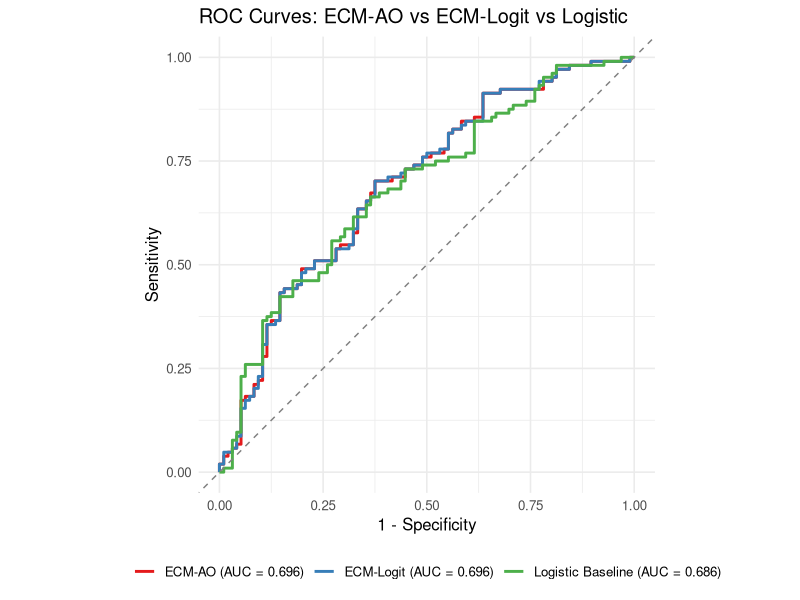

Here is the R script that generated this plot:
set.seed(2025)
suppressPackageStartupMessages({
  library(mvtnorm)
  library(stats)
  library(pROC)
  library(ggplot2)
  library(dplyr)
})

## =========================
## 0) Preparation: Data generation + MAR missingness
## =========================

# ---- Parameters ----
n  <- 200   # sample size
d  <- 2     # dimension
pi <- c(0.5, 0.5)  # mixing proportions

# ========== Multivariate (independent) Laplace parameters ==========
# 每个类在两个维度上独立 Laplace：loc=(mu1, mu2), scale=(b1, b2)
lap1 <- list(loc = c(-1, 0), scale = c(1.0, 0.8))  # Component 1
lap2 <- list(loc = c( 1, 0), scale = c(1.0, 0.8))  # Component 2

# ---- Univariate Laplace: density & sampler ----
dlaplace1 <- function(x, loc = 0, scale = 1, log = FALSE) {
  z <- -abs(x - loc) / scale - log(2*scale)
  if (log) z else exp(z)
}
# 生成 n 个一维 Laplace：loc + scale * (E1 - E2)，E1,E2~Exp(1)
rlaplace1 <- function(n, loc = 0, scale = 1) {
  loc + scale * (rexp(n, 1) - rexp(n, 1))
}

# ---- 2D Laplace（独立维度）：密度与采样 ----
# 密度为两维独立 Laplace 密度的乘积
dlaplace2_prod <- function(y, loc, scale, log = FALSE) {
  l1 <- dlaplace1(y[1], loc[1], scale[1], log = TRUE)
  l2 <- dlaplace1(y[2], loc[2], scale[2], log = TRUE)
  if (log) (l1 + l2) else exp(l1 + l2)
}
# 采样：各维独立
rlaplace2_prod <- function(n, loc, scale) {
  cbind(
    rlaplace1(n, loc[1], scale[1]),
    rlaplace1(n, loc[2], scale[2])
  )
}

# ---- Posterior probability under the true Laplace mixture ----
posterior_prob <- function(y, pi, lap1, lap2) {
  dens1 <- dlaplace2_prod(y, lap1$loc, lap1$scale, log = FALSE)
  dens2 <- dlaplace2_prod(y, lap2$loc, lap2$scale, log = FALSE)
  f1 <- dens1 * pi[1]
  f2 <- dens2 * pi[2]
  f1 / (f1 + f2)
}

# ---- Margin confidence function (based on true Laplace posterior) ----
margin_conf <- function(y) {
  tau1 <- posterior_prob(y, pi, lap1, lap2)
  abs(2*tau1 - 1)
}

# ---- Generate data with margin confidence in [0, 0.6] (hard set) ----
sample_data <- function(n, pi, lap1, lap2) {
  out <- matrix(NA, nrow = 0, ncol = 3)
  while (nrow(out) < n) {
    z <- sample(1:2, 1, prob = pi)
    if (z == 1) {
      y <- rlaplace2_prod(1, lap1$loc, lap1$scale)
    } else {
      y <- rlaplace2_prod(1, lap2$loc, lap2$scale)
    }
    mc <- margin_conf(c(y[1], y[2]))
    if (mc >= 0 && mc <= 0.6) {
      out <- rbind(out, c(y, z))
    }
  }
  colnames(out) <- c("x1", "x2", "label")
  as.data.frame(out)
}

# Generate the data
data <- sample_data(n, pi, lap1, lap2)

# ---- Add margin confidence to data ----
data$mc <- apply(data[, c("x1","x2")], 1, margin_conf)

# ---- Aranda–Ordaz missingness (asymmetric form) ----
ao_inv <- function(eta, lambda) {
  q <- 1 - (1 + lambda * exp(eta))^(-1/lambda)
  pmin(pmax(q, 1e-12), 1 - 1e-12)
}
q_aranda_ordaz <- function(delta2, alpha0, alpha1, lambda) {
  ao_inv(alpha0 + alpha1 * delta2, lambda)
}
calibrate_alpha0 <- function(delta2, alpha1, lambda, target) {
  f <- function(a0) mean(q_aranda_ordaz(delta2, a0, alpha1, lambda)) - target
  uniroot(f, c(-50, 50))$root
}

delta2 <- data$mc^2
lambda0 <- 2
alpha1_0 <- -6
target_missing <- 0.7
alpha0_0 <- calibrate_alpha0(delta2, alpha1_0, lambda0, target_missing)
q_miss <- q_aranda_ordaz(delta2, alpha0_0, alpha1_0, lambda0)

# ---- Store true labels & apply missingness ----
data$label_true    <- as.integer(data$label)
data$label_missing <- rbinom(nrow(data), 1, q_miss)
data$q_miss        <- q_miss
data$label[data$label_missing == 1] <- NA_integer_

## =========================
## 1) Building blocks for ECM (still assuming Gaussian mixture)
## =========================

# Vectorized MVN density (for Gaussian mixture calculations in ECM algorithm)
dmvprod <- function(Y, mu, Sigma) mvtnorm::dmvnorm(Y, mean = mu, sigma = Sigma)

# Responsibilities and margin delta (K = 2)
compute_tau_delta <- function(Y, pis, mus, Sigmas) {
  f1 <- dmvprod(Y, mus[[1]], Sigmas[[1]]) * pis[1]
  f2 <- dmvprod(Y, mus[[2]], Sigmas[[2]]) * pis[2]
  denom <- pmax(f1 + f2, 1e-300)
  tau1 <- f1 / denom
  tau2 <- f2 / denom
  delta <- abs(2*tau1 - 1)
  list(tau = cbind(tau1, tau2), delta = delta)
}

# Incomplete-data log-likelihood for mixture
ig_loglik <- function(Y, pis, mus, Sigmas, z_obs) {
  f1 <- dmvprod(Y, mus[[1]], Sigmas[[1]]) * pis[1]
  f2 <- dmvprod(Y, mus[[2]], Sigmas[[2]]) * pis[2]
  ll <- numeric(nrow(Y))
  obs_id <- which(!is.na(z_obs))
  mis_id <- which(is.na(z_obs))
  if (length(obs_id) > 0) {
    k1 <- which(z_obs[obs_id] == 1)
    k2 <- which(z_obs[obs_id] == 2)
    if (length(k1) > 0) ll[obs_id[k1]] <- log(pmax(f1[obs_id[k1]], 1e-300))
    if (length(k2) > 0) ll[obs_id[k2]] <- log(pmax(f2[obs_id[k2]], 1e-300))
  }
  if (length(mis_id) > 0) {
    ll[mis_id] <- log(pmax(f1[mis_id] + f2[mis_id], 1e-300))
  }
  sum(ll)
}

# Missing-mechanism negative log-likelihood for alpha (given lambda, delta2) -- AO link
miss_negloglik_alpha <- function(par_alpha, delta2, m, lambda) {
  q <- ao_inv(par_alpha[1] + par_alpha[2]*delta2, lambda)
  -sum((1-m)*log(1-q) + m*log(q))
}

## ---- pack/unpack theta (unconstrained) for strict CM1 ----
pack_theta <- function(pis, mus, Sigmas) {
  d <- length(mus[[1]])
  s <- qlogis(pis[1])  # pis[2] = 1 - pis[1]
  L1 <- chol(Sigmas[[1]])
  L2 <- chol(Sigmas[[2]])
  L1v <- c(L1[lower.tri(L1, diag=TRUE)])
  L2v <- c(L2[lower.tri(L2, diag=TRUE)])
  log_diag <- function(Lv){
    idx <- cumsum(1:d); Lv[idx] <- log(Lv[idx]); Lv
  }
  L1v <- log_diag(L1v); L2v <- log_diag(L2v)
  c(s, mus[[1]], mus[[2]], L1v, L2v)
}
unpack_theta <- function(theta_vec, d) {
  s <- theta_vec[1]; off <- 2
  mu1 <- theta_vec[off:(off+d-1)]; off <- off + d
  mu2 <- theta_vec[off:(off+d-1)]; off <- off + d
  Llen <- d*(d+1)/2
  L1v <- theta_vec[off:(off+Llen-1)]; off <- off + Llen
  L2v <- theta_vec[off:(off+Llen-1)]
  toL <- function(Lv){
    L <- matrix(0,d,d); L[lower.tri(L, diag=TRUE)] <- Lv
    for(i in 1:d) L[i,i] <- exp(L[i,i]); L
  }
  L1 <- toL(L1v); L2 <- toL(L2v)
  S1 <- L1 %*% t(L1); S2 <- L2 %*% t(L2)
  pi1 <- plogis(s); pis <- c(pi1, 1 - pi1)
  list(pis=pis, mus=list(mu1,mu2), Sigmas=list(S1,S2))
}

# Joint objective (strict CM1): -(ig_loglik + ll_miss) w.r.t theta (AO link)
joint_negloglik_theta <- function(theta_vec, Y, z_obs, m, alpha0, alpha1, lambda) {
  d <- ncol(Y)
  pars <- unpack_theta(theta_vec, d)
  comp <- compute_tau_delta(Y, pars$pis, pars$mus, pars$Sigmas)
  tau <- comp$tau; delta <- comp$delta
  if (any(m == 0L)) {
    tau[cbind(which(m==0L), z_obs[m==0L])] <- 1
    tau[cbind(which(m==0L), 3 - z_obs[m==0L])] <- 0
  }
  ll_ig <- ig_loglik(Y, pars$pis, pars$mus, pars$Sigmas, z_obs)
  q_now <- ao_inv(alpha0 + alpha1*(delta^2), lambda)
  ll_miss <- sum((1 - m)*log(1 - q_now) + m*log(q_now))
  -(ll_ig + ll_miss)
}

## =========================
## 2) ECM with strict CM1 + lambda estimation (AO link)
## =========================
ECM_GMM_MAR <- function(Y, z_obs, lambda_init = 0.5, estimate_lambda = TRUE,
                        max_iter = 200, tol = 1e-6, ridge = 1e-6, verbose = TRUE) {
  n <- nrow(Y); d <- ncol(Y); K <- 2
  stopifnot(K == 2)
  m <- ifelse(is.na(z_obs), 1L, 0L)  # missing indicator
  
  # init theta via kmeans
  km <- kmeans(Y, centers = K, nstart = 10)
  pis <- as.numeric(table(km$cluster) / n)
  mus <- list(colMeans(Y[km$cluster==1, , drop=FALSE]),
              colMeans(Y[km$cluster==2, , drop=FALSE]))
  Sigmas <- list(cov(Y[km$cluster==1, , drop=FALSE]) + diag(ridge, d),
                 cov(Y[km$cluster==2, , drop=FALSE]) + diag(ridge, d))
  
  # init missingness params
  lambda <- lambda_init
  comp0 <- compute_tau_delta(Y, pis, mus, Sigmas)
  delta2 <- comp0$delta^2
  alpha1 <- -4
  target <- mean(m)
  cal_fn <- function(a0) mean(ao_inv(a0 + alpha1*delta2, lambda)) - target
  alpha0 <- tryCatch(uniroot(cal_fn, c(-50,50))$root, error=function(e) 0)
  
  loglik_trace <- numeric(max_iter)
  for (t in 1:max_iter) {
    # E-step
    comp <- compute_tau_delta(Y, pis, mus, Sigmas)
    tau <- comp$tau; delta <- comp$delta; delta2 <- delta^2
    if (any(m == 0L)) {
      tau[cbind(which(m==0L), z_obs[m==0L])] <- 1
      tau[cbind(which(m==0L), 3 - z_obs[m==0L])] <- 0
    }
    # CM1: strict joint update of mixture theta
    theta0 <- pack_theta(pis, mus, Sigmas)
    opt_theta <- optim(
      par = theta0,
      fn = joint_negloglik_theta, Y = Y, z_obs = z_obs, m = m,
      alpha0 = alpha0, alpha1 = alpha1, lambda = lambda,
      method = "BFGS", control = list(maxit = 300, reltol = 1e-7)
    )
    pars_upd <- unpack_theta(opt_theta$par, d)
    pis <- pars_upd$pis; mus <- pars_upd$mus; Sigmas <- pars_upd$Sigmas
    
    # CM2: update (alpha, lambda)
    comp <- compute_tau_delta(Y, pis, mus, Sigmas)
    delta2 <- comp$delta^2
    opt_alpha <- optim(par = c(alpha0, alpha1),
                       fn = miss_negloglik_alpha,
                       delta2 = delta2, m = m, lambda = lambda,
                       method = "BFGS", control = list(maxit = 300))
    alpha0_new <- opt_alpha$par[1]; alpha1_new <- opt_alpha$par[2]
    if (estimate_lambda) {
      prof_fn_t <- function(tval) {
        lmb <- exp(tval)
        op <- optim(c(alpha0_new, alpha1_new), miss_negloglik_alpha,
                    delta2 = delta2, m = m, lambda = lmb,
                    method = "BFGS", control = list(maxit = 300))
        op$value
      }
      grid_t <- seq(log(0.05), log(8), length.out = 31)
      vals <- sapply(grid_t, prof_fn_t)
      t0 <- grid_t[which.min(vals)]
      opt_t <- optimize(prof_fn_t, c(t0 - 1, t0 + 1))
      lambda <- exp(opt_t$minimum)
      opt_alpha <- optim(par = c(alpha0_new, alpha1_new),
                         fn = miss_negloglik_alpha,
                         delta2 = delta2, m = m, lambda = lambda,
                         method = "BFGS", control = list(maxit = 300))
      alpha0_new <- opt_alpha$par[1]; alpha1_new <- opt_alpha$par[2]
    }
    alpha0 <- alpha0_new; alpha1 <- alpha1_new
    
    # loglik trace
    ll_ig <- ig_loglik(Y, pis, mus, Sigmas, z_obs)
    q_now <- ao_inv(alpha0 + alpha1*delta2, lambda)
    ll_miss <- sum((1-m)*log(1 - q_now) + m*log(q_now))
    loglik_trace[t] <- ll_ig + ll_miss
    
    if (verbose && (t %% 5 == 0)) {
      message(sprintf("AO Iter %d | loglik=%.4f | lambda=%.4f | alpha=(%.4f, %.4f) | pi=(%.3f, %.3f)",
                      t, loglik_trace[t], lambda, alpha0, alpha1, pis[1], pis[2]))
    }
    if (t > 1 && abs(loglik_trace[t] - loglik_trace[t-1]) < tol) {
      loglik_trace <- loglik_trace[1:t]; break
    }
  }
  comp <- compute_tau_delta(Y, pis, mus, Sigmas)
  tau <- comp$tau; delta <- comp$delta
  z_impute <- apply(tau, 1, which.max)
  list(pis=pis, mus=mus, Sigmas=Sigmas,
       alpha=c(alpha0=alpha0, alpha1=alpha1),
       lambda=lambda, tau=tau, delta=delta,
       z_impute=z_impute, loglik=loglik_trace)
}

## =========================
## 2b) ECM with strict CM1 (Logit link for missingness)
## =========================

logistic_inv <- function(eta) {
  q <- 1/(1 + exp(-eta))
  pmin(pmax(q, 1e-12), 1 - 1e-12)
}
miss_negloglik_alpha_logit <- function(par_alpha, delta2, m) {
  q <- logistic_inv(par_alpha[1] + par_alpha[2]*delta2)
  -sum((1-m)*log(1-q) + m*log(q))
}
joint_negloglik_theta_logit <- function(theta_vec, Y, z_obs, m, alpha0, alpha1) {
  d <- ncol(Y)
  pars <- unpack_theta(theta_vec, d)
  comp <- compute_tau_delta(Y, pars$pis, pars$mus, pars$Sigmas)
  tau <- comp$tau; delta <- comp$delta
  if (any(m == 0L)) {
    tau[cbind(which(m==0L), z_obs[m==0L])] <- 1
    tau[cbind(which(m==0L), 3 - z_obs[m==0L])] <- 0
  }
  ll_ig <- ig_loglik(Y, pars$pis, pars$mus, pars$Sigmas, z_obs)
  q_now <- logistic_inv(alpha0 + alpha1*(delta^2))
  ll_miss <- sum((1 - m)*log(1 - q_now) + m*log(q_now))
  -(ll_ig + ll_miss)
}
ECM_GMM_MAR_LOGIT <- function(Y, z_obs,
                              max_iter = 200, tol = 1e-6, ridge = 1e-6, verbose = TRUE) {
  n <- nrow(Y); d <- ncol(Y); K <- 2
  stopifnot(K == 2)
  m <- ifelse(is.na(z_obs), 1L, 0L)
  km <- kmeans(Y, centers = K, nstart = 10)
  pis <- as.numeric(table(km$cluster)/n)
  mus <- list(colMeans(Y[km$cluster==1, , drop=FALSE]),
              colMeans(Y[km$cluster==2, , drop=FALSE]))
  Sigmas <- list(cov(Y[km$cluster==1, , drop=FALSE]) + diag(ridge, d),
                 cov(Y[km$cluster==2, , drop=FALSE]) + diag(ridge, d))
  comp0 <- compute_tau_delta(Y, pis, mus, Sigmas)
  delta2 <- comp0$delta^2
  alpha1 <- -4
  target <- mean(m)
  cal_fn <- function(a0) mean(logistic_inv(a0 + alpha1*delta2)) - target
  alpha0 <- tryCatch(uniroot(cal_fn, c(-50,50))$root, error=function(e) 0)
  loglik_trace <- numeric(max_iter)
  for (t in 1:max_iter) {
    comp <- compute_tau_delta(Y, pis, mus, Sigmas)
    tau <- comp$tau; delta <- comp$delta; delta2 <- delta^2
    if (any(m == 0L)) {
      tau[cbind(which(m==0L), z_obs[m==0L])] <- 1
      tau[cbind(which(m==0L), 3 - z_obs[m==0L])] <- 0
    }
    theta0 <- pack_theta(pis, mus, Sigmas)
    opt_theta <- optim(
      par = theta0,
      fn = joint_negloglik_theta_logit,
      Y = Y, z_obs = z_obs, m = m,
      alpha0 = alpha0, alpha1 = alpha1,
      method = "BFGS", control = list(maxit = 300, reltol = 1e-7)
    )
    pars_upd <- unpack_theta(opt_theta$par, d)
    pis <- pars_upd$pis; mus <- pars_upd$mus; Sigmas <- pars_upd$Sigmas
    comp <- compute_tau_delta(Y, pis, mus, Sigmas)
    delta2 <- comp$delta^2
    opt_alpha <- optim(par = c(alpha0, alpha1),
                       fn = miss_negloglik_alpha_logit,
                       delta2 = delta2, m = m,
                       method = "BFGS", control = list(maxit = 300))
    alpha0 <- opt_alpha$par[1]; alpha1 <- opt_alpha$par[2]
    ll_ig <- ig_loglik(Y, pis, mus, Sigmas, z_obs)
    q_now <- logistic_inv(alpha0 + alpha1*delta2)
    ll_miss <- sum((1-m)*log(1 - q_now) + m*log(q_now))
    loglik_trace[t] <- ll_ig + ll_miss
    if (verbose && (t %% 5 == 0)) {
      message(sprintf("LOGIT Iter %d | loglik=%.4f | alpha=(%.4f, %.4f) | pi=(%.3f, %.3f)",
                      t, loglik_trace[t], alpha0, alpha1, pis[1], pis[2]))
    }
    if (t > 1 && abs(loglik_trace[t] - loglik_trace[t-1]) < tol) {
      loglik_trace <- loglik_trace[1:t]; break
    }
  }
  comp <- compute_tau_delta(Y, pis, mus, Sigmas)
  tau <- comp$tau; delta <- comp$delta
  z_impute <- apply(tau, 1, which.max)
  list(pis=pis, mus=mus, Sigmas=Sigmas,
       alpha=c(alpha0=alpha0, alpha1=alpha1),
       tau=tau, delta=delta, z_impute=z_impute, loglik=loglik_trace)
}

## =========================
## 3) Run ECMs and evaluate
## =========================
Y <- as.matrix(data[, c("x1","x2")])
z_obs <- data$label
z_true <- data$label_true
y_true01 <- as.integer(z_true == 1)

# ---- ECM (AO link) ----
fit <- ECM_GMM_MAR(Y, z_obs, lambda_init = 0.5, estimate_lambda = TRUE,
                   max_iter = 500, tol = 1e-6, verbose = FALSE)
p_hat_ecm <- fit$tau[,1]
roc_ecm <- roc(response = y_true01, predictor = p_hat_ecm, quiet = TRUE)
auc_ecm <- as.numeric(auc(roc_ecm))

metrics_at_thr <- function(p_hat, y_true01, thr) {
  y_pred01 <- as.integer(p_hat >= thr)
  TP <- sum(y_pred01==1 & y_true01==1)
  TN <- sum(y_pred01==0 & y_true01==0)
  FP <- sum(y_pred01==1 & y_true01==0)
  FN <- sum(y_pred01==0 & y_true01==1)
  ACC <- (TP + TN) / length(y_true01)
  Precision <- ifelse((TP+FP)>0, TP/(TP+FP), NA)
  Recall <- ifelse((TP+FN)>0, TP/(TP+FN), NA)
  F1 <- ifelse(is.na(Precision)|is.na(Recall)|(Precision+Recall)==0,
               NA, 2*Precision*Recall/(Precision+Recall))
  list(ACC=ACC, Precision=Precision, Recall=Recall, F1=F1,
       CM = matrix(c(TN, FP, FN, TP), nrow=2, byrow=TRUE,
                   dimnames=list('True'=c('Class0','Class1'),
                                 'Pred'=c('Class0','Class1'))))
}
thr_fixed <- 0.5
thr_best_ecm <- as.numeric(coords(roc_ecm, "best", best.method = "youden", ret = "threshold"))
m_fix_ecm  <- metrics_at_thr(p_hat_ecm, y_true01, thr_fixed)
m_best_ecm <- metrics_at_thr(p_hat_ecm, y_true01, thr_best_ecm)

eps <- 1e-12
LogLoss_ecm <- -mean( y_true01*log(pmin(p_hat_ecm,1-eps)) + (1-y_true01)*log(pmin(1-p_hat_ecm,1-eps)) )
Brier_ecm   <- mean( (p_hat_ecm - y_true01)^2 )

cat("==== ECM (STRICT, AO missingness) Evaluation ====\n")
cat(sprintf("AUC : %.4f\n", auc_ecm))
cat(sprintf("LogLoss : %.4f\n", LogLoss_ecm))
cat(sprintf("Brier : %.4f\n\n", Brier_ecm))
cat(sprintf("[Threshold = %.2f] ACC=%.4f Precision=%.4f Recall=%.4f F1=%.4f\n",
            thr_fixed, m_fix_ecm$ACC, m_fix_ecm$Precision, m_fix_ecm$Recall, m_fix_ecm$F1))
print(m_fix_ecm$CM)
cat(sprintf("\n[Youden best = %.3f] ACC=%.4f Precision=%.4f Recall=%.4f F1=%.4f\n",
            thr_best_ecm, m_best_ecm$ACC, m_best_ecm$Precision, m_best_ecm$Recall, m_best_ecm$F1))
print(m_best_ecm$CM)

cat("\n===== Fitted mixture params (STRICT AO) =====\n")
cat("pi: ", paste(round(fit$pis,4), collapse=", "), "\n")
cat("mu1:", paste(round(fit$mus[[1]],4), collapse=", "), "\n")
cat("mu2:", paste(round(fit$mus[[2]],4), collapse=", "), "\n")
cat("alpha0, alpha1:", paste(round(fit$alpha,4), collapse=", "), "\n")
cat("lambda:", round(fit$lambda,4), "\n")

# ---- ECM (Logit link) ----
fit_logit <- ECM_GMM_MAR_LOGIT(Y, z_obs, max_iter = 500, tol = 1e-6, verbose = FALSE)
p_hat_ecm_logit <- fit_logit$tau[,1]
roc_ecm_logit <- roc(response = y_true01, predictor = p_hat_ecm_logit, quiet = TRUE)
auc_ecm_logit <- as.numeric(auc(roc_ecm_logit))
thr_best_ecm_logit <- as.numeric(coords(roc_ecm_logit, "best", best.method = "youden", ret = "threshold"))
m_fix_ecm_logit  <- metrics_at_thr(p_hat_ecm_logit, y_true01, thr_fixed)
m_best_ecm_logit <- metrics_at_thr(p_hat_ecm_logit, y_true01, thr_best_ecm_logit)

LogLoss_ecm_logit <- -mean( y_true01*log(pmin(p_hat_ecm_logit,1-eps)) + (1-y_true01)*log(pmin(1-p_hat_ecm_logit,1-eps)) )
Brier_ecm_logit   <- mean( (p_hat_ecm_logit - y_true01)^2 )

cat("\n==== ECM (STRICT, Logit missingness) Evaluation ====\n")
cat(sprintf("AUC : %.4f\n", auc_ecm_logit))
cat(sprintf("LogLoss : %.4f\n", LogLoss_ecm_logit))
cat(sprintf("Brier : %.4f\n\n", Brier_ecm_logit))
cat(sprintf("[Threshold = %.2f] ACC=%.4f Precision=%.4f Recall=%.4f F1=%.4f\n",
            thr_fixed, m_fix_ecm_logit$ACC, m_fix_ecm_logit$Precision, m_fix_ecm_logit$Recall, m_fix_ecm_logit$F1))
print(m_fix_ecm_logit$CM)
cat(sprintf("\n[Youden best = %.3f] ACC=%.4f Precision=%.4f Recall=%.4f F1=%.4f\n",
            thr_best_ecm_logit, m_best_ecm_logit$ACC, m_best_ecm_logit$Precision, m_best_ecm_logit$Recall, m_best_ecm_logit$F1))
print(m_best_ecm_logit$CM)

cat("\n===== Fitted mixture params (STRICT Logit) =====\n")
cat("pi: ", paste(round(fit_logit$pis,4), collapse=", "), "\n")
cat("mu1:", paste(round(fit_logit$mus[[1]],4), collapse=", "), "\n")
cat("mu2:", paste(round(fit_logit$mus[[2]],4), collapse=", "), "\n")
cat("alpha0, alpha1:", paste(round(fit_logit$alpha,4), collapse=", "), "\n")

## =========================
## 4) Logistic regression baseline (ignoring missingness)
## =========================
obs_idx <- which(!is.na(data$label))
Y_train <- data[obs_idx, c("x1","x2")]
z_train <- factor(data$label_true[obs_idx], levels=c(1,2))

logit_model <- glm(z_train ~ x1 + x2, data=Y_train, family=binomial)
p_hat_logit <- predict(logit_model, newdata=data[,c("x1","x2")], type="response")

roc_logit <- roc(response = y_true01, predictor = p_hat_logit, quiet = TRUE)
auc_logit <- as.numeric(auc(roc_logit))
thr_best_logit <- as.numeric(coords(roc_logit, "best", best.method = "youden", ret = "threshold"))
m_fix_logit  <- metrics_at_thr(p_hat_logit, y_true01, thr_fixed)
m_best_logit <- metrics_at_thr(p_hat_logit, y_true01, thr_best_logit)

LogLoss_logit <- -mean( y_true01*log(pmin(p_hat_logit,1-eps)) + (1-y_true01)*log(pmin(1-p_hat_logit,1-eps)) )
Brier_logit   <- mean( (p_hat_logit - y_true01)^2 )

cat("\n==== Logistic Regression (ignoring missingness) Evaluation ====\n")
cat(sprintf("AUC : %.4f\n", auc_logit))
cat(sprintf("LogLoss : %.4f\n", LogLoss_logit))
cat(sprintf("Brier : %.4f\n\n", Brier_logit))
cat(sprintf("[Threshold = %.2f] ACC=%.4f Precision=%.4f Recall=%.4f F1=%.4f\n",
            thr_fixed, m_fix_logit$ACC, m_fix_logit$Precision, m_fix_logit$Recall, m_fix_logit$F1))
print(m_fix_logit$CM)
cat(sprintf("\n[Youden best = %.3f] ACC=%.4f Precision=%.4f Recall=%.4f F1=%.4f\n",
            thr_best_logit, m_best_logit$ACC, m_best_logit$Precision, m_best_logit$Recall, m_best_logit$F1))
print(m_best_logit$CM)

## =========================
## 4b) One combined ROC plot (all three methods)
## =========================
library(RColorBrewer)
df_roc_ecm <- data.frame(
  fpr = 1 - roc_ecm$specificities,
  tpr = roc_ecm$sensitivities,
  Method = sprintf("ECM-AO (AUC = %.3f)", auc_ecm)
)
df_roc_ecm_logit <- data.frame(
  fpr = 1 - roc_ecm_logit$specificities,
  tpr = roc_ecm_logit$sensitivities,
  Method = sprintf("ECM-Logit (AUC = %.3f)", auc_ecm_logit)
)
df_roc_logit <- data.frame(
  fpr = 1 - roc_logit$specificities,
  tpr = roc_logit$sensitivities,
  Method = sprintf("Logistic Baseline (AUC = %.3f)", auc_logit)
)
df_roc_all <- bind_rows(df_roc_ecm, df_roc_ecm_logit, df_roc_logit)
cols <- brewer.pal(3, "Set1")

print(
  ggplot(df_roc_all, aes(x = fpr, y = tpr, color = Method)) +
    geom_path(size = 1) +
    geom_abline(slope = 1, intercept = 0, linetype = "dashed", color = "grey50") +
    scale_color_manual(values = cols) +
    coord_equal() +
    labs(title = "ROC Curves: ECM-AO vs ECM-Logit vs Logistic",
         x = "1 - Specificity", y = "Sensitivity") +
    theme_minimal(base_size = 12) +
    theme(legend.position = "bottom", legend.title = element_blank())
)

## =========================
## 5) Summarize into comparison table
## =========================
extract_metrics <- function(p_hat, y_true, roc_obj, thr_fixed = 0.5) {
  auc_val <- as.numeric(auc(roc_obj))
  eps <- 1e-12
  LogLoss <- -mean(y_true*log(pmax(p_hat,eps)) + (1-y_true)*log(pmax(1-p_hat,eps)))
  Brier   <- mean((p_hat - y_true)^2)
  y_pred_fix <- ifelse(p_hat >= thr_fixed, 1, 0)
  ACC_fix <- mean(y_pred_fix == y_true)
  Precision_fix <- sum(y_pred_fix==1 & y_true==1) / max(1, sum(y_pred_fix==1))
  Recall_fix    <- sum(y_pred_fix==1 & y_true==1) / max(1, sum(y_true==1))
  F1_fix <- ifelse(Precision_fix+Recall_fix==0, NA, 2*Precision_fix*Recall_fix/(Precision_fix+Recall_fix))
  thr_opt <- as.numeric(coords(roc_obj, "best", best.method="youden", ret="threshold"))
  y_pred_opt <- ifelse(p_hat >= thr_opt, 1, 0)
  ACC_opt <- mean(y_pred_opt == y_true)
  Precision_opt <- sum(y_pred_opt==1 & y_true==1) / max(1, sum(y_pred_opt==1))
  Recall_opt    <- sum(y_pred_opt==1 & y_true==1) / max(1, sum(y_true==1))
  F1_opt <- ifelse(Precision_opt+Recall_opt==0, NA, 2*Precision_opt*Recall_opt/(Precision_opt+Recall_opt))
  data.frame(
    AUC = auc_val, LogLoss = LogLoss, Brier = Brier,
    ACC_0.5 = ACC_fix, Precision_0.5 = Precision_fix, Recall_0.5 = Recall_fix, F1_0.5 = F1_fix,
    ACC_opt = ACC_opt, Precision_opt = Precision_opt, Recall_opt = Recall_opt, F1_opt = F1_opt,
    row.names = NULL
  )
}

metrics_ecm       <- extract_metrics(p_hat_ecm,       y_true01, roc_ecm)
metrics_ecm_logit <- extract_metrics(p_hat_ecm_logit, y_true01, roc_ecm_logit)
metrics_logit     <- extract_metrics(p_hat_logit,     y_true01, roc_logit)

result_table <- bind_rows(
  cbind(Method = "ECM (with missingness, AO link)",    metrics_ecm),
  cbind(Method = "ECM (with missingness, Logit link)", metrics_ecm_logit),
  cbind(Method = "Logistic (ignoring missingness)",    metrics_logit)
)

cat("\n==== Comparison Table (ECM-AO vs ECM-Logit vs Logistic) ====\n")
print(result_table)
